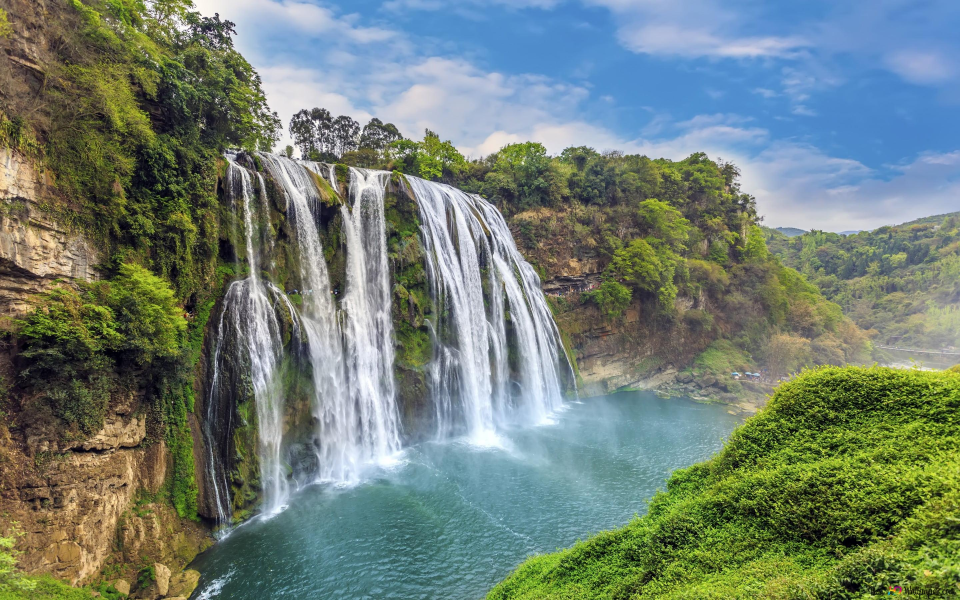
#> input picture imagens/cascata1.jpg, 2880 x 1800 px (shown at 1/3 size); its folder holds only this picture in this run
$ python histogram_analysis.py
#> lines starting #> are read from the running program, lines starting #| are printed output that depends on the picture
import cv2
import numpy as np
import os
import matplotlib.pyplot as plt

input_folder = os.path.join(os.path.dirname(__file__), "..", "imagens")
output_folder = os.path.join(os.path.dirname(__file__), "..", "resultados", "histogram_analysis")
os.makedirs(output_folder, exist_ok=True)

for filename in os.listdir(input_folder):
    if filename.lower().endswith((".jpg", ".jpeg", ".png")):
        input_path = os.path.join(input_folder, filename)
        img = cv2.imread(input_path)
#> img is the input picture: shape (1800, 2880, 3); mean B, G, R 117.3, 128.4, 113.9

        if img is None:
            print(f"⚠️ Erro ao carregar {filename}, a ignorar...")
            continue

        # Redimensionar para visualização
        resized = cv2.resize(img, (300, 300))
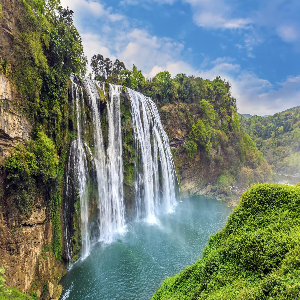
#> resized: shape (300, 300, 3); mean B, G, R 117.4, 128.4, 114

        # Calcular histogramas dos canais BGR
        colors = ('b', 'g', 'r')
        plt.figure(figsize=(8,4))
        plt.subplot(1,2,1)
        plt.imshow(cv2.cvtColor(resized, cv2.COLOR_BGR2RGB))
        plt.axis('off')
        plt.title('Imagem')

        plt.subplot(1,2,2)
        for i, color in enumerate(colors):
            hist = cv2.calcHist([resized], [i], None, [256], [0,256])
            plt.plot(hist, color=color)
            plt.xlim([0,256])
        plt.title('Histograma (BGR)')
        plt.xlabel('Intensidade')
        plt.ylabel('Nº de pixels')

        plt.tight_layout()
        out_path = os.path.join(output_folder, f"{os.path.splitext(filename)[0]}_hist.png")
        plt.savefig(out_path)
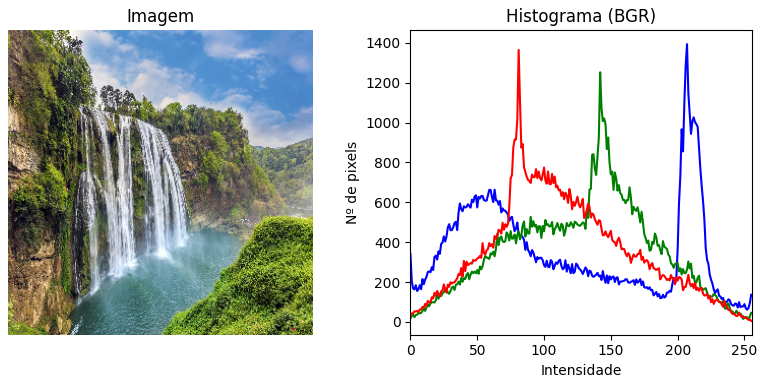
#> figure drawn by matplotlib, 2 panels; panel 2: curve peaks at x = 207, y = 1393; panel 2: curve peaks at x = 142, y = 1252; panel 2: curve peaks at x = 81, y = 1364
        plt.close()
        print(f"✅ Histograma guardado: {out_path}")

$ run again, on imagens/vaca.jpg
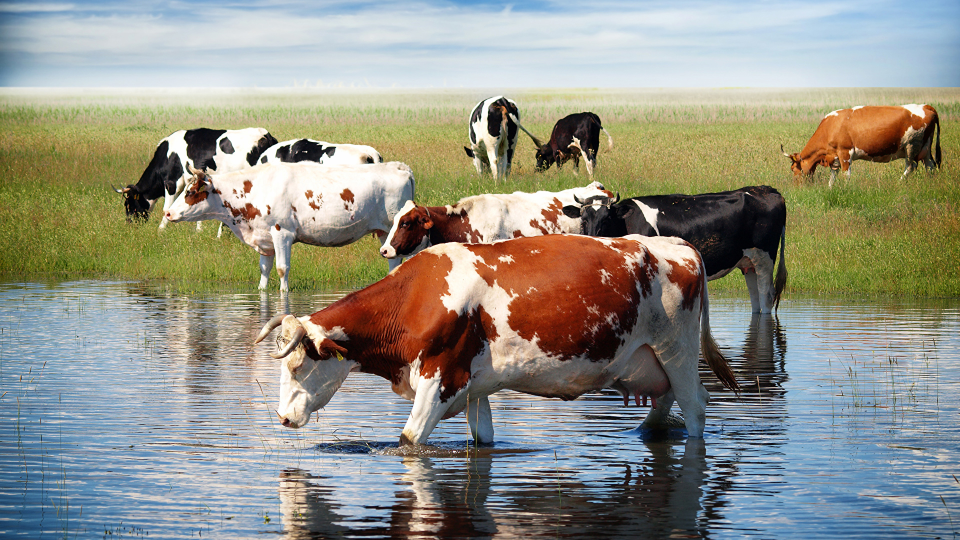
#> input picture imagens/vaca.jpg, 1920 x 1080 px (shown at 1/2 size)
#> img is the input picture: shape (1080, 1920, 3); mean B, G, R 133.8, 145.3, 145.2
#> `resized = cv2.resize(img, (300, 300))`:
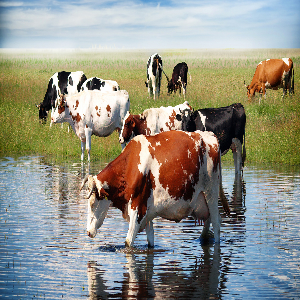
#> resized: shape (300, 300, 3); mean B, G, R 133.6, 145.1, 145.1
#> `plt.savefig(out_path)`:
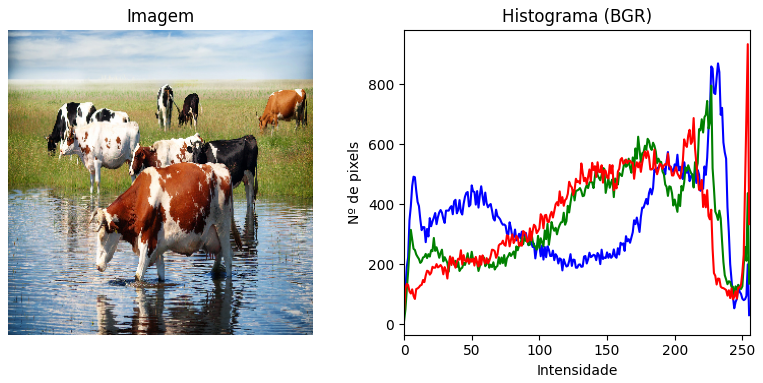
#> figure drawn by matplotlib, 2 panels; panel 2: curve peaks at x = 232, y = 869; panel 2: curve peaks at x = 227, y = 795; panel 2: curve peaks at x = 254, y = 933

$ run again, on imagens/zebra.jpg
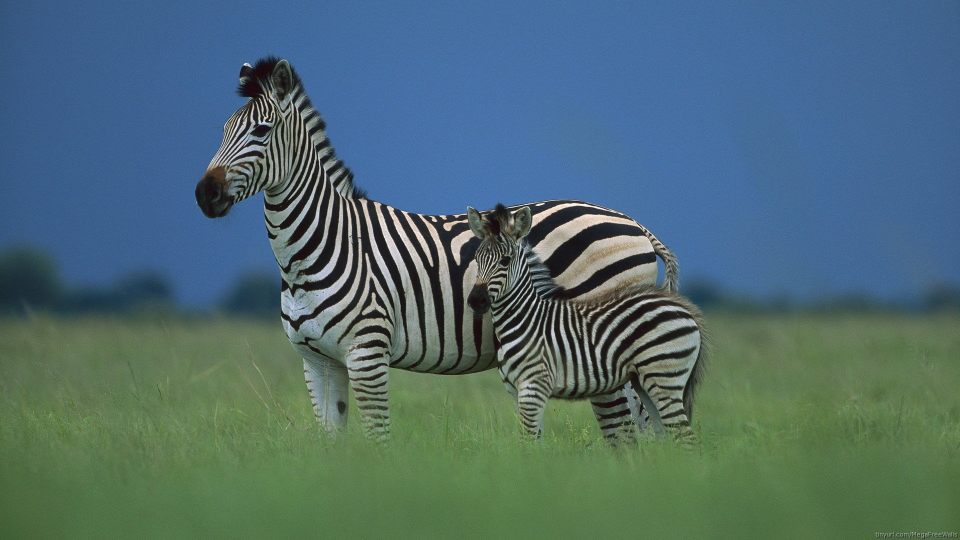
#> input picture imagens/zebra.jpg, 1920 x 1080 px (shown at 1/2 size)
#> img is the input picture: shape (1080, 1920, 3); mean B, G, R 113.1, 107.4, 79
#> `resized = cv2.resize(img, (300, 300))`:
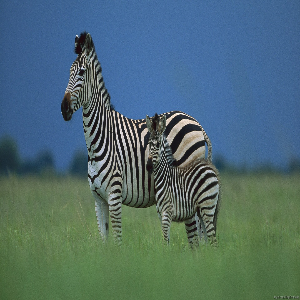
#> resized: shape (300, 300, 3); mean B, G, R 113, 107.2, 78.9
#> `plt.savefig(out_path)`:
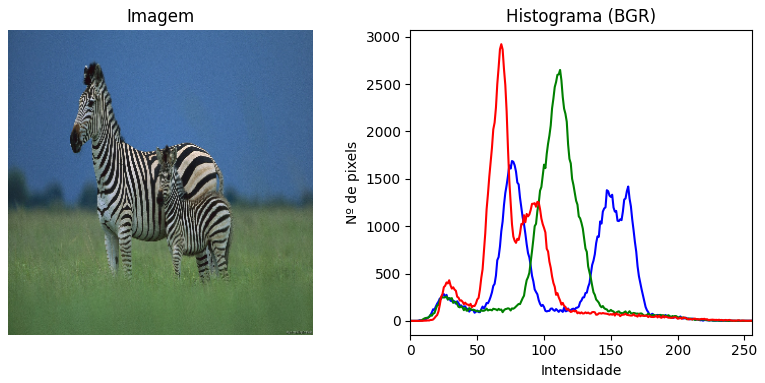
#> figure drawn by matplotlib, 2 panels; panel 2: curve peaks at x = 76, y = 1688; panel 2: curve peaks at x = 112, y = 2650; panel 2: curve peaks at x = 68, y = 2922

$ run again, on imagens/evereste2.jpg
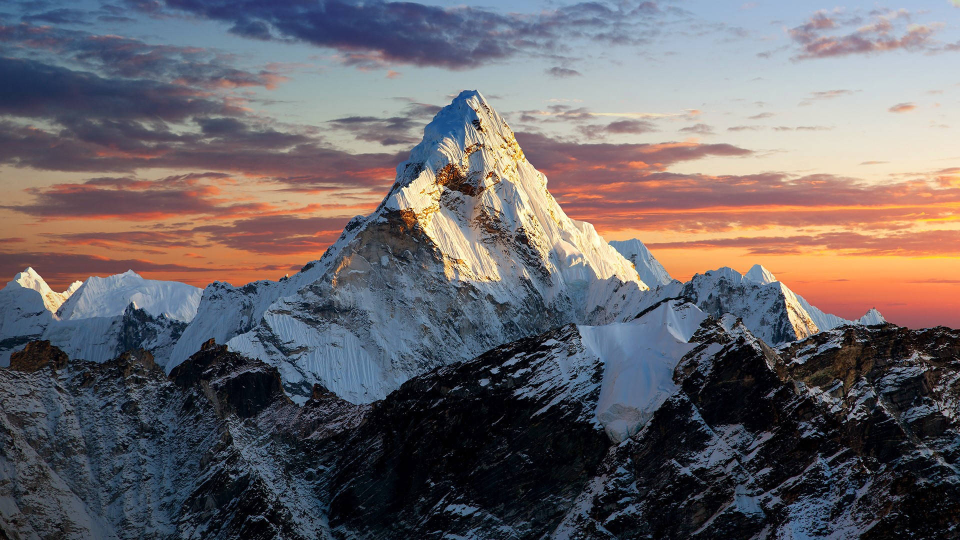
#> input picture imagens/evereste2.jpg, 1920 x 1080 px (shown at 1/2 size)
#> img is the input picture: shape (1080, 1920, 3); mean B, G, R 104.1, 100.1, 105.3
#> `resized = cv2.resize(img, (300, 300))`:
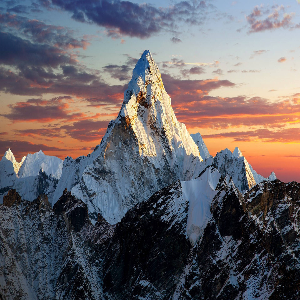
#> resized: shape (300, 300, 3); mean B, G, R 103.9, 100, 105.2
#> `plt.savefig(out_path)`:
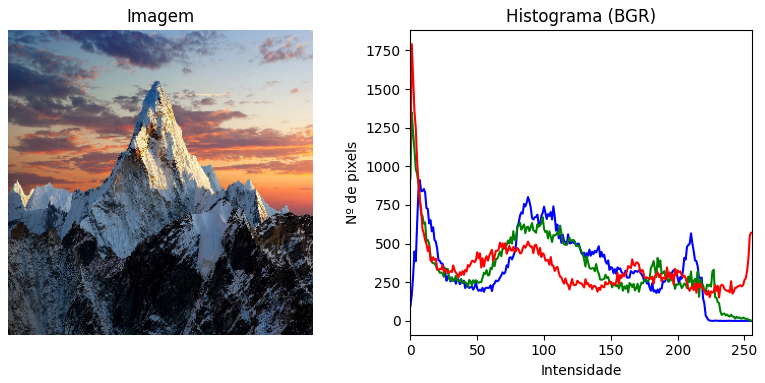
#> figure drawn by matplotlib, 2 panels; panel 2: curve peaks at x = 7, y = 911; panel 2: curve peaks at x = 1, y = 1347; panel 2: curve peaks at x = 1, y = 1790
